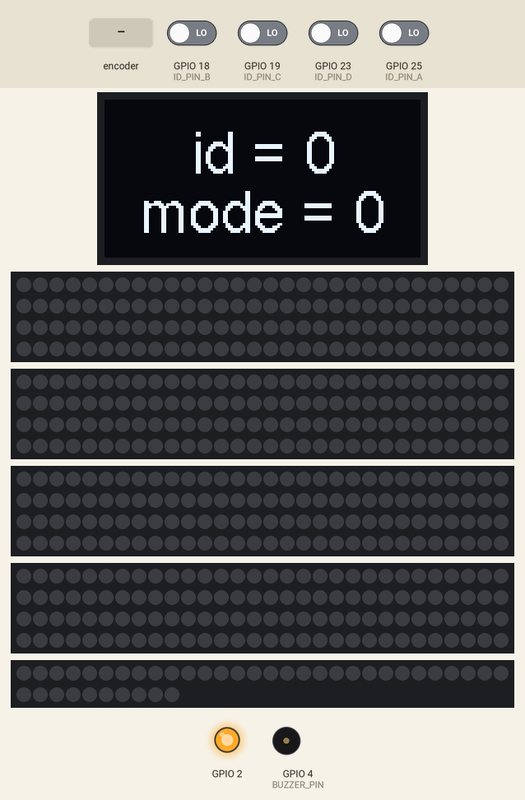
A program run on a simulated ESP32. Shown: 128×64 one-colour display, 4 × 120 RGB LEDs in strip order, left to right, continuing on the next row, 40 RGB LEDs in strip order, left to right, continuing on the next row, output pins drawn as LEDs (lit = HIGH), buzzer (waves = sounding). The test bench sets the inputs (shaded band); at power-on: GPIO 18 (ID_PIN_B), GPIO 19 (ID_PIN_C), GPIO 23 (ID_PIN_D), GPIO 25 (ID_PIN_A) LOW. Random numbers use the default seed unless the program sets one; what the program prints to the serial monitor is not drawn.

Above: at 8.8 s.
8.9 s: rotary encoder on GPIO 25 (ID_PIN_A) / GPIO 18 (ID_PIN_B) turned 3 steps (first pin leading)
At 10.4 s:
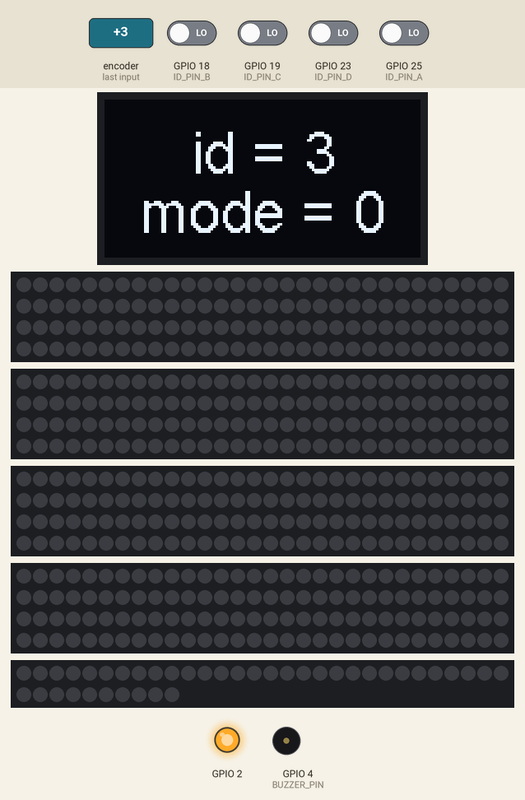
11.0 s: GPIO 19 (ID_PIN_C) driven HIGH
At 11.6 s:
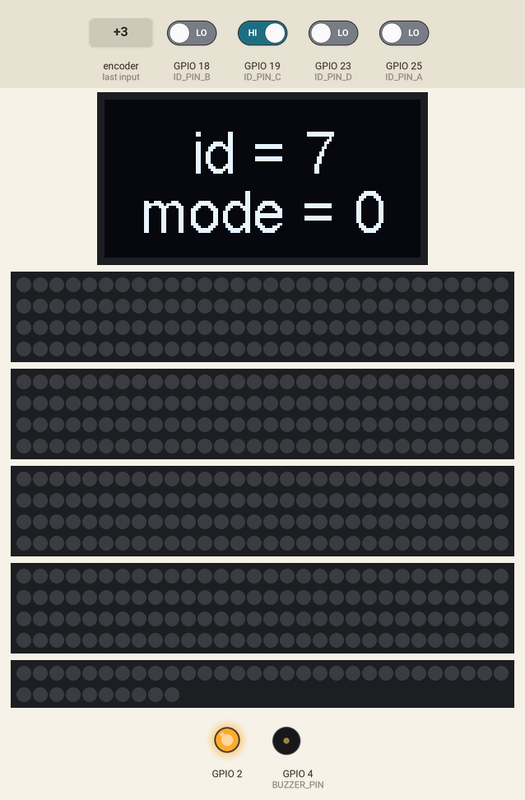
12.5 s: GPIO 23 (ID_PIN_D) driven HIGH
At 13.3 s:
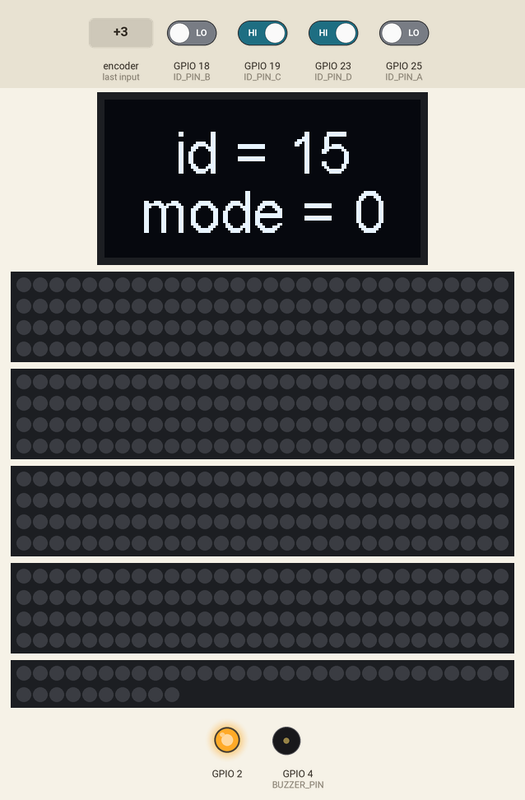
14.0 s: rotary encoder on GPIO 25 (ID_PIN_A) / GPIO 18 (ID_PIN_B) turned 1 step (first pin leading)
At 14.26 s:
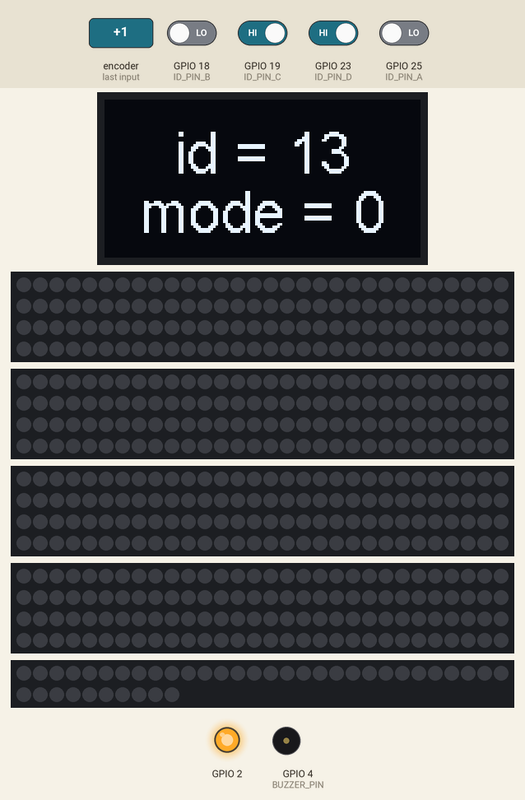
17.2 s: GPIO 19 (ID_PIN_C) driven LOW
At 17.7 s:
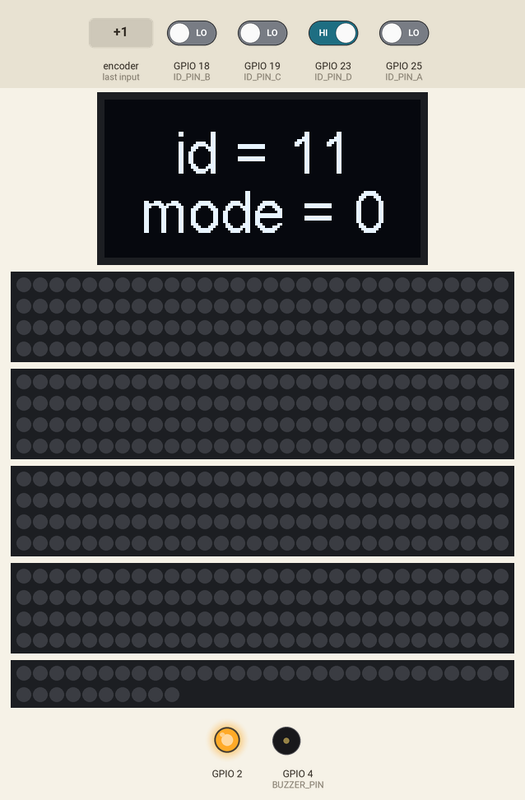
Timing chart, 0 to 20.2 s (numbered marks = the images above; inputs shaded):
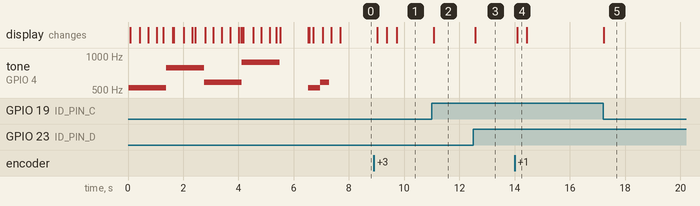

The program:

main.cpp
```cpp
#include <Arduino.h>
#include <Wire.h>
#include <FastLED.h>
#include "SSD1306.h"//ディスプレイ用ライブラリを読み込み
#include "music_scale.h"

// #include <WiFi.h>
// #include <WiFiUdp.h>
// #include <ArtnetWifi.h>

// const char* ssid = "TomoshibiTechnology_IoT";
// const char* password = "All_outlook";

// const char* ssid = "OPPO Reno5 A (eSIM)";
// const char* password = "w3cc33mb";

// const char* ssid = "TP-Link_0D38_2.4G";
// const char* password = "04701842";


HardwareSerial CTRL(2);

#define SDA_PIN 21
#define SCL_PIN 22
SSD1306  display(0x3c, SDA_PIN, SCL_PIN); //SSD1306インスタンスの作成（I2Cアドレス,SDA,SCL）

#define BUZZER_PIN 4              // ブザーのピン番号
#define BUZZER_CHANEL 13           // ブザーのチャネル番号

#define ID_PIN_A 25
#define ID_PIN_B 18
#define ID_PIN_C 19
#define ID_PIN_D 23
void id_begin();
int id_read();

// LED Strip
const int numLeds = 120;
const int numleds_of_around = 40; // Change if your setup has more or less LED's
#define LED_A_PIN 32  // The data pin that the WS2812 strips are connected to.32
#define LED_B_PIN 14
#define LED_C_PIN 13
#define LED_D_PIN 33
#define LED_E_PIN 27

// NefryBT D4=GPIO18
CRGB led_A[numLeds];
CRGB led_B[numLeds];
CRGB led_C[numLeds];
CRGB led_D[numLeds];
CRGB led_E[numleds_of_around];

// Artnet settings
// ArtnetWifi artnet;
// const int startUniverse = 2;

//bool sendFrame = 1;
int previousDataLength = 0;

int pre_beat;
int pre_beat_od_around;

// boolean ConnectWifi(void);
// void onDmxFrame(uint16_t universe, uint16_t length, uint8_t sequence, uint8_t* data);

void leds_set_rgb(int r, int g, int b);
void leds_set_hsv(int h, int s, int v);
void led_delay(int colorvalue, int delayvalue);

void receive_show(void);

int fog_random[3];
int star_count = 0;


void setup() {
	Serial.begin(115200);
	CTRL.begin(115200);

  FastLED.addLeds<WS2812, LED_A_PIN, GRB>(led_A, numLeds);
  FastLED.addLeds<WS2812, LED_B_PIN, GRB>(led_B, numLeds);
  FastLED.addLeds<WS2812, LED_C_PIN, GRB>(led_C, numLeds);
  FastLED.addLeds<WS2812, LED_D_PIN, GRB>(led_D, numLeds);
  FastLED.addLeds<WS2812, LED_E_PIN, GRB>(led_E, numleds_of_around);

  ledcSetup(BUZZER_CHANEL, 12000, 8);
	ledcAttachPin(BUZZER_PIN, BUZZER_CHANEL);

	id_begin();

  display.init();		//ディスプレイを初期化
	display.flipScreenVertically();		//ディスプレイを上下反転
  // display.setFont(ArialMT_Plain_16);    //フォントを設定
  display.setFont(ArialMT_Plain_24);    //フォントを設定
	display.setTextAlignment(TEXT_ALIGN_CENTER); //テキストを中央揃え

  display.drawString(64, 5, "Tomoshibi");
  display.drawString(64, 27, "Technology");

	display.setFont(ArialMT_Plain_10);    //フォントを設定
  display.drawString(64, 53,"v = 1.3");

  display.display();   //指定された情報を描画

	ledcWriteTone(BUZZER_CHANEL, C5); // ド
	led_delay(50, 80);
	ledcWriteTone(BUZZER_CHANEL, G5); // ソ
	led_delay(70, 80);
	ledcWriteTone(BUZZER_CHANEL, D5); // レ
	led_delay(90, 80);
	ledcWriteTone(BUZZER_CHANEL, A5); // ラ
	led_delay(110, 80);
	ledcWriteTone(BUZZER_CHANEL, 0);    // 消音
	leds_set_hsv(0,0,0);
	delay(1000);

  // ConnectWifi();
  // artnet.begin();
	pinMode(2,OUTPUT);
	digitalWrite(2,HIGH);
	display.resetDisplay();

	ledcWriteTone(BUZZER_CHANEL, C5);
	for(int i=0;i<100;i+=2){
		if(i == 40){
			ledcWriteTone(BUZZER_CHANEL, D5);    // 消音
		}else if(i == 70){
			ledcWriteTone(BUZZER_CHANEL, 0);    // 消音
		}
		leds_set_hsv(170, 120,i);
		delay(6);
	}
	ledcWriteTone(BUZZER_CHANEL, 0);    // 消音

	///LED初期化
  for(int i=0; i<numLeds; i++){
    led_A[i]=CRGB(17,12,5);
    led_B[i]=CRGB(17,12,5);
    led_C[i]=CRGB(17,12,5);
    led_D[i]=CRGB(17,12,5);
  }
	FastLED.show();


	fog_random[0] = random(10,43);
	fog_random[1] = random(44,77);
	fog_random[2] = random(85,115);

	for(int i=0; i<3; i++){
		// fog_random[i] = 10 + random(100);
		Serial.println(fog_random[i]);
	}

	// artnet.setArtDmxCallback(onDmxFrame);

}

unsigned long dis_time = 0; //ディスプレイ
unsigned long star_time = 0;
int mode = 0;

void loop() {
	if(millis() - dis_time > 5000){
		display.resetDisplay();
		display.init();		//ディスプレイを初期化
		display.setFont(ArialMT_Plain_24);
		display.flipScreenVertically();		//ディスプレイを上下反転
		display.setTextAlignment(TEXT_ALIGN_CENTER); //テキストを中央揃え
		display.drawString(64, 8,"id = " + String(id_read()));
		display.drawString(64, 32,"mode = " + String(mode));
		display.display();   //指定された情報を描画
		dis_time = millis();
	}

	if(star_count > 0 && millis()-star_time > 20){
		star_count += 1;
		star_time = millis();
	}

	// artnet.read();

	// int a = CTRL.available();
	// Serial.println(a);
	// Serial.print(" ");
	// if(CTRL.available()>30){
	// 	Serial.println(CTRL.read());
	// }

	receive_show();

}


void receive_show(void){
	byte data[13] = {0,0,0,0,0,0,0,0,0,0,0,0,0};
	while(CTRL.available()>26){
		byte n = CTRL.read();
	}
	if(CTRL.available()){
		byte mydata = CTRL.read();
		if(mydata == 250){
			byte raw_receive_data[13] = {0,0,0,0,0,0,0,0,0,0,0,0,0};
			bool receive_bad_flg = 0; //受信失敗フラグ
			for(int i=0; i<13; i++){
				if(CTRL.available()){
					raw_receive_data[i] = CTRL.read();
					if(raw_receive_data[i] == 250){receive_bad_flg = 1; break;} //受信失敗フラグを立てる(250が来たら
				}else{
					receive_bad_flg = 1; break;
				}
			}
			if(!receive_bad_flg){
				for(int i=0; i<13; i++){
					data[i] = raw_receive_data[i];
				}
				for(int i=0; i<13; i++){
					Serial.print(data[i]);
					Serial.print(" ");
				}
				Serial.println();
			}
		}
	}
	// uint8_t data[13] = {0,0,0,0,0,0,0,0,0,0,0,0,0};
  mode = data[0];

  int beat = data[1]/2.2; //255を120に
  int beat_of_around = data[1]/7; //255を40に
	float rate = 0.8;
  beat = (beat*rate) + (pre_beat*(1-rate));
  beat_of_around = (beat_of_around*rate) + (pre_beat_od_around*(1-rate));
	pre_beat = beat;
	pre_beat_od_around = beat_of_around;

	int H = data[2];
	int S = data[3];
	int V = data[4];
	int H2 = data[5];
	int S2 = data[6];
	int V2 = data[7];
	int updownA = data[8];
	int updownB = data[9];
	int updownC = data[10];

	int star_trigger = data[11];
	int randomID = data[12];
	if(star_count == 0 && (star_trigger == 5 && randomID == id_read())){
		star_count = 1;
	}

	Serial.print(star_trigger);
	Serial.print(" ");
	Serial.print(randomID);
	Serial.print(" ");
	Serial.println(star_count);

//リセット
  for(int i=0; i<numLeds; i++){
    led_A[i]=CRGB(0,0,0);
    led_B[i]=CRGB(0,0,0);
    led_C[i]=CRGB(0,0,0);
    led_D[i]=CRGB(0,0,0);
    led_E[i]=CRGB(0,0,0);
  }

//値入れ
	if(mode == 1){ //beatで高さ IDによって色が変化
		H += 25 * id_read();
		H = H%255;
		for(int i=0; i<beat; i++){
			led_A[i] = CHSV(H,max(255-(i*3),0),V);
			led_B[i] = CHSV(H,max(255-(i*3),0),V);
			led_C[i] = CHSV(H,max(255-(i*3),0),V);
			led_D[i] = CHSV(H,max(255-(i*3),0),V);
		}
		for(int i=0; i<beat_of_around; i++){
			led_E[i] = CHSV(H,255-(i*6),V);
		}

	}else if(mode == 2){ //beatで高さ 奇数偶数で色が変化
		if(id_read()%2 == 0){
			for(int i=0; i<beat; i++){
				led_A[i] = CHSV(H,max(255-(i*3),0),V);
				led_B[i] = CHSV(H,max(255-(i*3),0),V);
				led_C[i] = CHSV(H,max(255-(i*3),0),V);
				led_D[i] = CHSV(H,max(255-(i*3),0),V);
			}
			for(int i=0; i<beat_of_around; i++){
				led_E[i] = CHSV(H,255-(i*6),V);
			}
		}else{
			for(int i=0; i<beat; i++){
				led_A[i] = CHSV(H2,max(255-(i*3),0),V);
				led_B[i] = CHSV(H2,max(255-(i*3),0),V);
				led_C[i] = CHSV(H2,max(255-(i*3),0),V);
				led_D[i] = CHSV(H2,max(255-(i*3),0),V);
			}
			for(int i=0; i<beat_of_around; i++){
				led_E[i] = CHSV(H2,255-(i*6),V);
			}
		}
	}else if(mode == 3){ //もわもわ
		for(int i=0; i<beat; i++){
			int myS = max(255-(i*2),0);
			led_A[i] = CHSV(H,myS,V);
			led_B[i] = CHSV(H,myS,V);
			led_C[i] = CHSV(H,myS,V);
			led_D[i] = CHSV(H,myS,V);
		}
		for(int num=0; num<3; num++){
			//この下、1乱数あたりのモワモワ
			int mowa_center;
			if(num==0){
				mowa_center = fog_random[num] + (updownA-5);
			}else if(num==1){
				mowa_center = fog_random[num] + (updownB-5);
			}else{
				mowa_center = fog_random[num] + (updownC-5);
			}
			for(int roop=0; roop<3; roop++){
				int myV = ((5-roop*roop)/4.0)*V2;
				int led_id = mowa_center+roop;
				led_A[led_id] = CHSV(H2,S2,myV);
				led_B[led_id] = CHSV(H2,S2,myV);
				led_C[led_id] = CHSV(H2,S2,myV);
				led_D[led_id] = CHSV(H2,S2,myV);

				led_id = mowa_center-roop;
				led_A[led_id] = CHSV(H2,S2,myV);
				led_B[led_id] = CHSV(H2,S2,myV);
				led_C[led_id] = CHSV(H2,S2,myV);
				led_D[led_id] = CHSV(H2,S2,myV);
			}
		}
		//ここから飛ばすやつ
		if(star_count > 115){
			star_count = 0;
			//なにもしない
		}else if(star_count > 0){
			//115まで
			for(int roop=0; roop<5; roop++){
				int myV = 150 - ((17-roop*roop)/16.0*100 );
				//myV = 100;
				int led_id = star_count + roop;
				led_A[led_id] = CHSV(12,100,myV);
				led_B[led_id] = CHSV(12,100,myV);
				led_C[led_id] = CHSV(12,100,myV);
				led_D[led_id] = CHSV(12,100,myV);
			}
		}

	}else{
		//知らないModeだったときは、beatにのる
		for(int i=0; i<beat; i++){
			int myS = max(255-(i*3),0);
			led_A[i] = CHSV(H,myS,V);
			led_B[i] = CHSV(H,myS,V);
			led_C[i] = CHSV(H,myS,V);
			led_D[i] = CHSV(H,myS,V);
		}
		for(int i=0; i<beat_of_around; i++){
			led_E[i] = CHSV(H,255-(i*6),V);
		}
	}

  //previousDataLength = length;
  FastLED.show();
}

void leds_set_hsv(int h, int s, int v) {
	for(int i = 0; i < numleds_of_around; i++) {
		led_E[i] = CHSV(h, s, v);
	}
	FastLED.show();
}

void leds_set_rgb(int r, int g, int b) {
	for(int i = 0; i < numleds_of_around; i++) {
		led_E[i] = CRGB(r, g, b);
	}
	FastLED.show();
}

void led_delay(int colorvalue, int delayvalue){
	for (int i= -1*(delayvalue/2); i<=delayvalue/2; i++)	{
		leds_set_hsv(colorvalue, 200, 80-50*abs(i)/float(delayvalue/2));
		delay(1);
	}
}

void id_begin(){
	pinMode(ID_PIN_A, INPUT);
	pinMode(ID_PIN_B, INPUT);
	pinMode(ID_PIN_C, INPUT);
	pinMode(ID_PIN_D, INPUT);
}

int id_read(){
	int id = digitalRead(ID_PIN_A) + digitalRead(ID_PIN_B)*2 + digitalRead(ID_PIN_C)*4 + digitalRead(ID_PIN_D)*8;
	return id;
}
```

music_scale.h
```cpp
#define C4 262
#define C4s 277
#define D4 294
#define D4s 311
#define E4 330
#define F4 349
#define F4s 370
#define G4 392
#define G4s 415
#define A4 440
#define A4s 466
#define B4 494
#define C5 523
#define C5s 554
#define D5 587
#define D5s 622
#define E5 659
#define F5 698
#define F5s 740
#define G5 784
#define G5s 831
#define A5 880
#define A5s 932
#define B5 988
#define C6 1047
```

Measured:
- after the input at 8.9 s, the display: changes after 0.12 s (image 1)
- after the input at 11.0 s, the display: changes after 0.06 s (image 2)
- after the input at 12.5 s, the display: changes after 0.07 s (image 3)
- after the input at 17.2 s, the display: changes at once (image 5)
